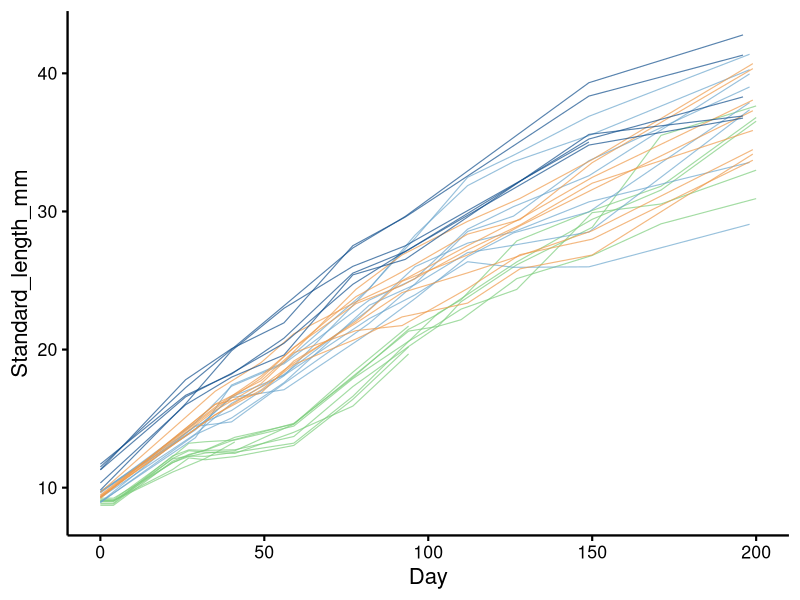
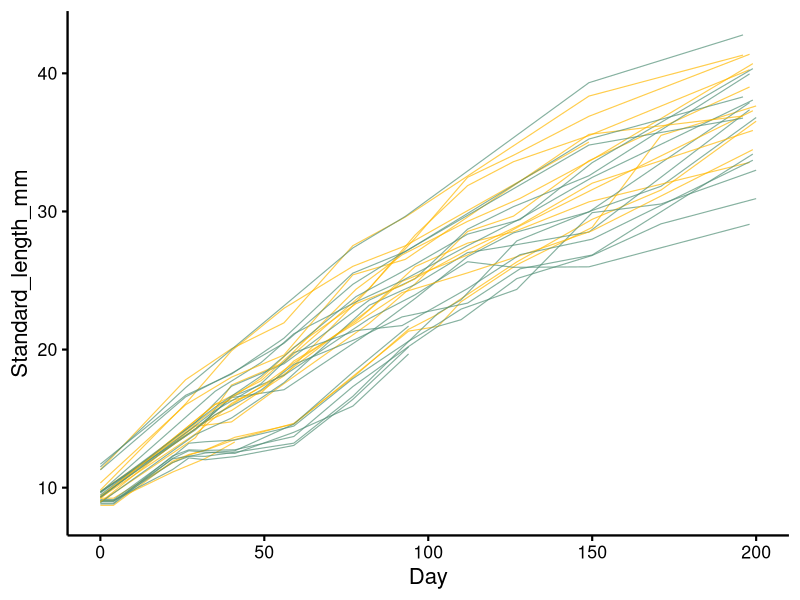
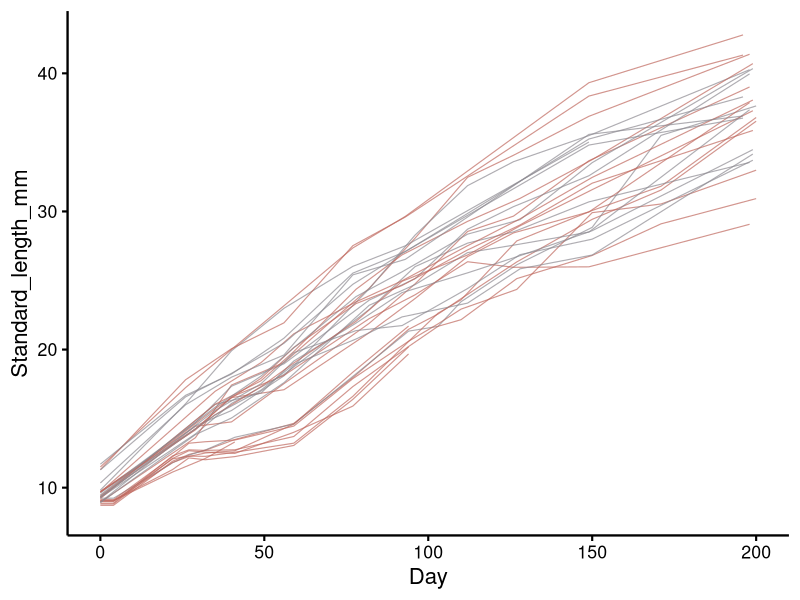
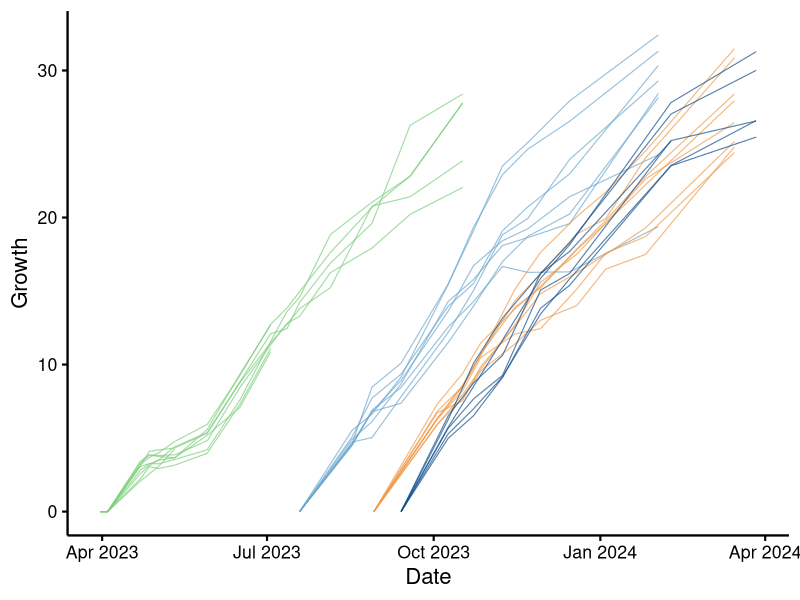
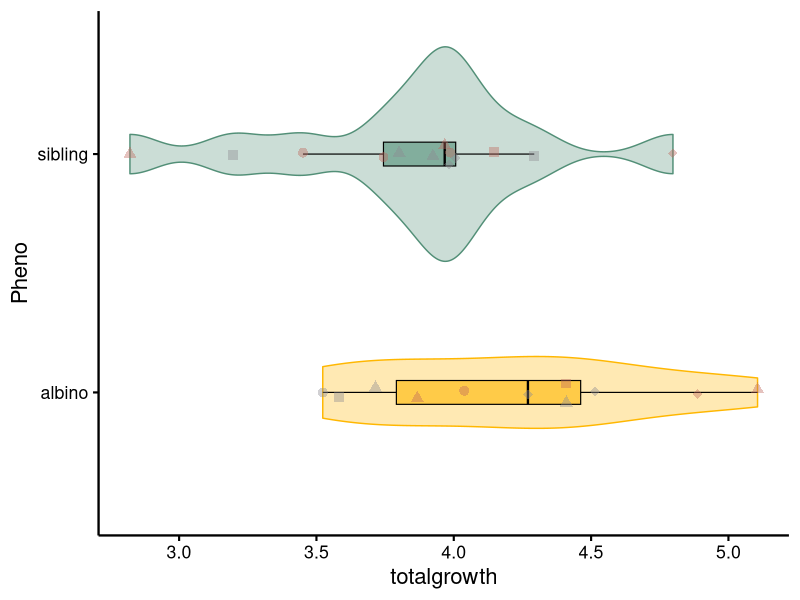
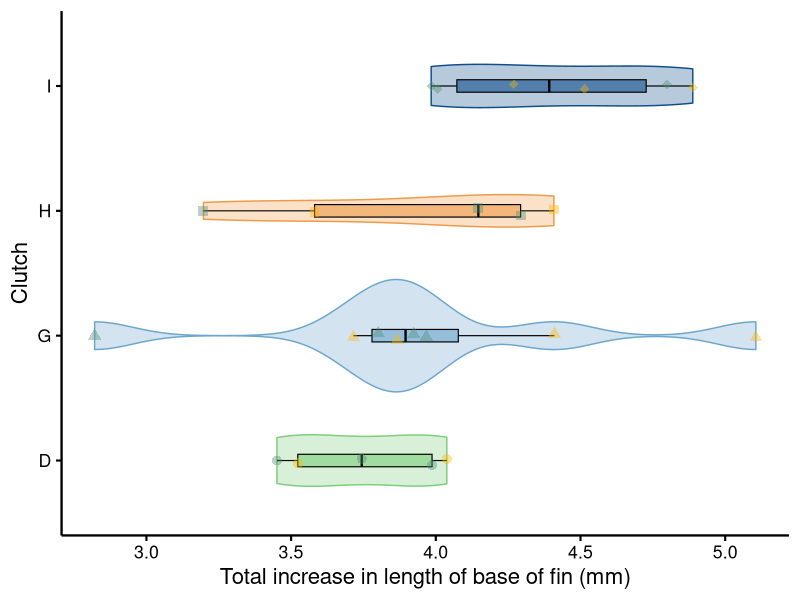
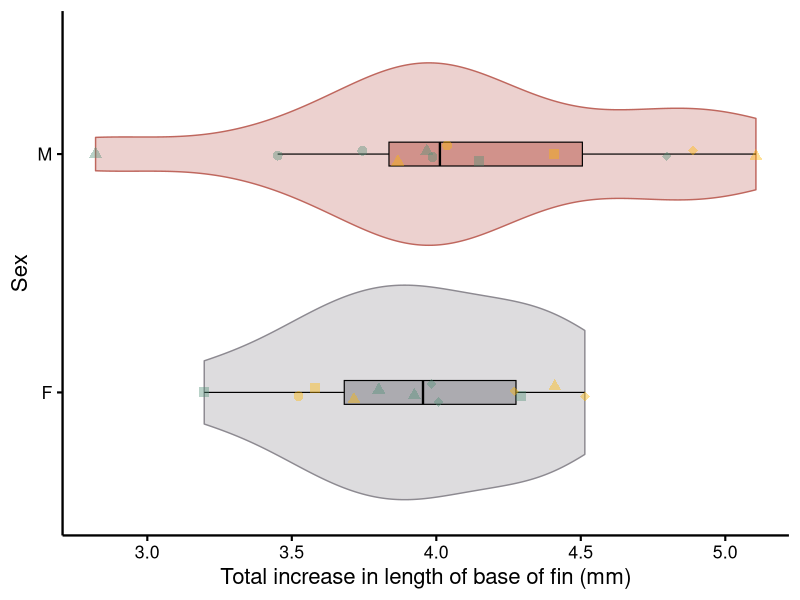
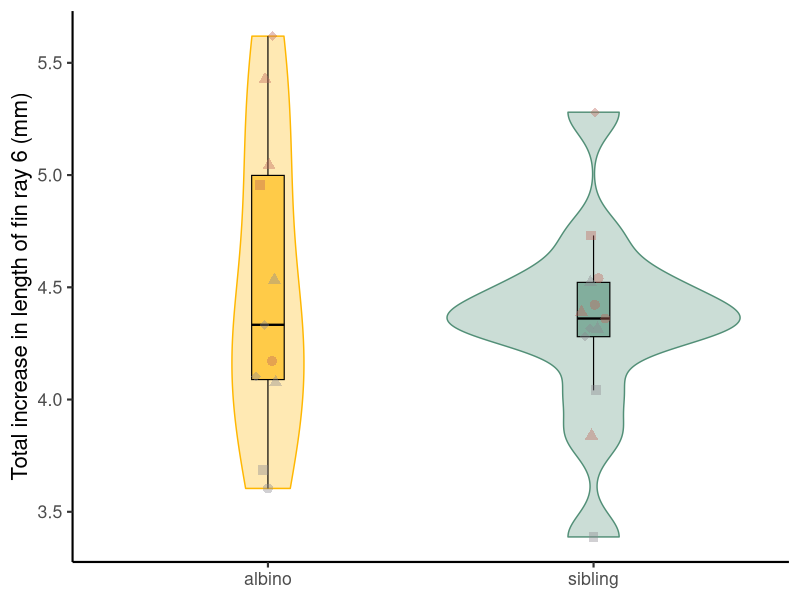

These charts were generated, in order, by the following R code:
library(tidyverse)
library (ggbeeswarm)
library(ggpubr)
library(RColorBrewer)

####settings ----------

#For customising graphs themes
theme <- theme(
  legend.position = "none",
  axis.text = element_text(color = "black"),
  axis.line = element_line(color = "black",linewidth = 0.8),
  axis.ticks = element_line(color = "black"))


#colours for plots
sibling <- "#528F77"
albino <- "#FFB701"

female<-"#8D8A91"
male<-"#BF675E"

D <- "palegreen3"
G <-"skyblue3"
H <-"tan2"
I <-"dodgerblue4"

brewer.pal(n=7,"Set2")
segpal <- c("#66C2A5", "#FC8D62", "#8DA0CB", "#E78AC3", "#A6D854", "#FFD92F", "#E5C494",
            "#66C2D9", "#FC8C22", "#8DB0FB", "#E78AF3", "#A6B011", "#FFB92A", "#E5A494")

segpalrev <- c("#E5A494", "#FFB92A", "#A6B011", "#E78AF3", "#8DB0FB", "#FC8C22", "#66C2D9",
               "#E5C494", "#FFD92F", "#A6D854", "#E78AC3", "#8DA0CB", "#FC8D62", "#66C2A5")

segpalrev10 <-  c("#8DB0FB", "#FC8C22", "#66C2D9",
                  "#E5C494", "#FFD92F", "#A6D854", "#E78AC3", "#8DA0CB", "#FC8D62", "#66C2A5")

segpalrev12 <- c("#A6B011", "#E78AF3", "#8DB0FB", "#FC8C22", "#66C2D9",
                 "#E5C494", "#FFD92F", "#A6D854", "#E78AC3", "#8DA0CB", "#FC8D62", "#66C2A5")


#for size and appearance of plot geoms
violinwidth = 0.8
boxwidth = 0.1
jitterwidth = 0.07

alpha=0.7
violinalpha = 0.3
boxalpha = 0.6
jitteralpha = 0.2
pointsize <- 2
linesize <- 0.4

fourshapes <- c(16, 17, 15, 18)
fiveshapes <- (c(20, 16, 17, 15, 18))
nineshapes <- c(15, 16, 17, 18, 15, 16, 17, 18, 15)
scale = "count"


###common data ----------
#import standard length data
SL_import <- read_csv("mutant clutches SL grouped days.csv")

#make dates workable
SL_import$Date <- dmy(SL_import$Date)

#create unique identifiers for each row matching between datasets
SL_import$Indiv_date <- paste(SL_import$Individual, SL_import$Date, sep="_")




#import growth measurements

lengths <- read_csv("albino_growth.csv")
prop <- read_csv("albino_propgrowth.csv")


#make dates workable
lengths$Date <- dmy(lengths$Date)


#change format to tidy table
growth <- gather(lengths, measurement, value, 
                 -Individual, -Date, -Day, -Grouped_day, -Sex, -Geno,
                 -Pheno, -Clutch)

#remove NA values from value column
growth <- growth[!is.na(growth$value), ]

#remove NA values from lengths df FR6 col
lengths <- lengths[!is.na(lengths$Ray6_length), ]

growth$Indivmeas <-  paste(growth$Individual, growth$measurement, sep="_")

growth <- growth %>%
  group_by(Indivmeas) %>%
  mutate(recentgrowth = value - lag(value, default = first(value), order_by = Date))



whole_lengths <- subset(growth, 
                        measurement == "Body_fin_connect_length" | 
                          measurement == "Ray6_length" |
                          measurement == "Standard_length_mm")



####how the albino_propgrowths.csv was made 
#propgrowth <- whole_lengths
#propgrowth <- propgrowth %>% subset(Grouped_day == "a_start" |
#                                     Grouped_day == "h_end")
#propgrowth <- propgrowth[!is.na(propgrowth$Sex), ]
#write_csv(propgrowth, "albino_propgrowth.csv")
####In excel sort separate into two columns: start and end (quicker than troubleshooting pivot wider)


###SL through time data -----------


#create a column for SL growth
SL_import$Growth <- (SL_import$Standard_length_mm)- (SL_import$Initial_SL)


#remove NA values from SL column
SL_skip <- SL_import[!is.na(SL_import$Standard_length_mm), ]


#remove NA values from growth column
Growth_skip <- SL_import[!is.na(SL_import$Growth), ]

### SL through time ----------------

#growth v Date by Clutch
#SL by day by clutch
ggplot(SL_skip, mapping = aes(x=Day, 
                            y=Standard_length_mm, 
                             group_by = Individual, 
                             colour = Clutch))+
  #lines
  geom_line(linewidth=linesize, alpha=alpha)+
  #custom scales
  scale_colour_manual(values = c(D,G,H,I))+
  #theme and labels
  theme_classic(base_size = 16)+ 
  theme

ggsave(filename="growth_clutch_day_sq s7.pdf", path="sl_plots", units=c("mm"), width=84.1, height=57.6)


#SL  v Day by phenotype
ggplot(Growth_skip, 
                   mapping = aes(x=Day, 
                          y=Standard_length_mm, 
                          group_by = Individual, 
                          colour = Pheno))+
  #line
  geom_line(linewidth=linesize, alpha=alpha)+
  #custom scale
  scale_colour_manual(values = c(albino, sibling))+
  #theme
  theme_classic(base_size = 16)+ 
  theme

ggsave(filename="growth_pheno_day_sq s7.pdf", path="sl_plots", units=c("mm"), width=84.1, height=57.6)


#SL v Day by sex
ggplot(Growth_skip, mapping = aes(x=Day, 
                                 y=Standard_length_mm, 
                                group_by = Individual,
                                colour = Sex))+
  #add lines
  geom_line(linewidth=linesize, alpha=alpha)+
  #custom scale
  scale_colour_manual(values = c(female, male))+
  #theme
  theme_classic(base_size = 16)+ 
  theme

ggsave(filename="growth_sex_day_sq s7.pdf", path="sl_plots", units=c("mm"), width=84.1, height=57.6)

#growth v Date by Clutch
ggplot(Growth_skip, mapping = aes(x=Date, y=Growth, 
                         group_by = Individual, 
                         colour = Clutch))+
  #lines
  geom_line(linewidth=linesize, alpha=alpha)+
  #custom scale
  scale_colour_manual(values = c(D,G,H,I))+
  #theme
  theme_classic(base_size = 16)+ 
  theme

ggsave(filename="growth_clutch_date_sq s7.pdf", path="sl_plots", units=c("mm"), width=84.1, height=57.6)



### fin growth data -------------------------------

#calculate proportional growth
prop$prop <- (prop$end_value / prop$start_value)
prop$actual <- (prop$end_value - prop$start_value)
prop_gathered <- gather(prop, growthcalcu, growthvalue, 
                        -Individual, -Date, -Day, -Grouped_day, -Sex, -Geno,
                        -Pheno, -Clutch, -start_value, -end_value, -measurement, 
                        -Indivmeas, -recentgrowth)

#male separate prop and actual dfs
prop_red <- prop_gathered %>% select(Individual, Date, Day, Grouped_day,
                                     Sex, Pheno, Geno, Clutch,
                                     growthcalcu, growthvalue, measurement )
prop_wide <- pivot_wider(prop_red, names_from = measurement, values_from = growthvalue)
prop_only <- subset(prop_wide, 
                    growthcalcu == "prop")
actual_only <- subset(prop_wide, 
                      growthcalcu == "actual")



###### fin growth plots ------------------

###AP

#Body_fin_connect_length
APstart <- subset(growth, 
                  measurement == "Body_fin_connect_length" &
                    Day == "0" )


APend <- subset(growth, 
                measurement == "Body_fin_connect_length" &
                  Day >140 & Day < 160)

APstart$start <- APstart$value
APend$end <- APend$value

AP <- APstart %>% left_join(APend, by = "Individual", suffix = c("", ".y")) %>%
  select(-ends_with(".y"))

AP$totalgrowth <- AP$end - AP$start


##anova total growth AP
aov3.AP.total.growth <- aov(totalgrowth ~ Pheno * Clutch * Sex, data=AP)
anova(aov3.AP.total.growth)
APtotalgrowth <- anova(aov3.AP.total.growth)
write.csv(APtotalgrowth, "aov3 AP total growth .csv")


##violin plots total growth AP

##pheno
ggplot(AP, mapping = aes(y=totalgrowth, x=Pheno, colour=Pheno, fill=Pheno,
                         shape = Clutch))+
  #violin
  geom_violin(alpha=0.3, size=0.5, trim=T, scale = scale, mapping=aes(group=Pheno))+
  #boxplot
  geom_boxplot(
    aes(fill = Pheno, group=Pheno),
    width = boxwidth,
    alpha = boxalpha,
    outlier.shape = NA,
    color = "black",
    linewidth = linesize)+
  #data points jittered by quasirandom
  geom_quasirandom(method = 'quasirandom',alpha = jitteralpha*2, width = 0.05, size=3,stroke=0.5,
                   mapping=aes(colour=Sex))+
  #custom scales
  scale_colour_manual(values = c(albino, female, male, sibling))+
  scale_fill_manual(values = c(albino, sibling))+
  scale_shape_manual(values=c(fourshapes))+
  #theme and labels
  theme_classic(base_size = 16)+ 
  theme+
  coord_flip()

ggsave(filename="AP total growth Pheno s7.pdf", path="albsib_fin_growth_plots",
       width=5.25, height=5)


##clutch
ggplot(AP, mapping = aes(y=totalgrowth, x=Clutch, colour=Clutch, fill=Clutch,
                         shape = Clutch))+
  #violin
  geom_violin(alpha=0.3, size=0.5, trim=T, scale = scale, mapping=aes(group=Clutch))+
  #boxplot
  geom_boxplot(
    aes(fill = Clutch, group=Clutch),
    width = boxwidth,
    alpha = boxalpha,
    outlier.shape = NA,
    color = "black",
    linewidth = linesize)+
  #datapoints jittered by quasirandom
  geom_quasirandom(method = 'quasirandom',alpha = jitteralpha*2, width = 0.05, size=3,stroke=0.5,
                   mapping=aes(colour=Pheno))+
  #custom scales
  scale_colour_manual(values = c(albino, D, G, H, I, sibling))+
  scale_fill_manual(values = c(D, G, H, I))+
  scale_shape_manual(values=c(fourshapes))+
  #themes and labels
  ylab("Total increase in length of base of fin (mm)")+
  theme_classic(base_size = 16)+
  theme+
  coord_flip()

ggsave(filename="AP total growth Clutch (pheno) s7.pdf", path="albsib_fin_growth_plots",
       width=5.25, height=5)


##sex
ggplot(AP, mapping = aes(y=totalgrowth, x=Sex, colour=Sex, fill=Sex, 
                         shape = Clutch))+
  #violin
  geom_violin(alpha=0.3, size=0.5, trim=T, scale = scale, mapping=aes(group=Sex))+
  #boxplot
  geom_boxplot(
    aes(fill = Sex, group=Sex),
    width = boxwidth,
    alpha = boxalpha,
    outlier.shape = NA,
    color = "black",
    linewidth = linesize)+
  #datapoints jittered by quasirandom
  geom_quasirandom(method = 'quasirandom',alpha = jitteralpha*2, width = 0.05, size=3,stroke=0.5, 
                   mapping=aes(colour=Pheno))+
  #custom scales
  scale_colour_manual(values = c(albino, female, male, sibling))+
  scale_fill_manual(values = c(female, male))+
  scale_shape_manual(values=c(fourshapes))+
  #theme and labels
  ylab("Total increase in length of base of fin (mm)")+
  theme_classic(base_size = 16)+
  theme+
  coord_flip()

ggsave(filename="AP total growth Sex s7.pdf", path="albsib_fin_growth_plots", 
       width=5.25, height=5)


###PD

#Ray6length

PDstart <- subset(growth, 
                  measurement == "Ray6_length" &
                    Day == "0" )


PDend <- subset(growth, 
                measurement == "Ray6_length" &
                  Day >140 & Day < 160)

PDstart$start <- PDstart$value
PDend$end <- PDend$value

PD <- PDstart %>% left_join(PDend, by = "Individual", suffix = c("", ".y")) %>%
  select(-ends_with(".y"))

PD$totalgrowth <- PD$end - PD$start

##anova total growth PD

aov3.PD.total.growth <- aov(totalgrowth ~ Pheno * Clutch * Sex, data=PD)
anova(aov3.PD.total.growth)
PDtotalgrowth <- anova(aov3.PD.total.growth)
write.csv(PDtotalgrowth, "aov3 PD total growth .csv")

##violin plots total growth PD

##Pheno
ggplot(PD, mapping = aes(y=totalgrowth, x=Pheno, colour=Pheno, fill=Pheno,
                         shape = Clutch))+
  #violin
  geom_violin(alpha=0.3, size=0.5, trim=T, scale = scale, mapping=aes(group=Pheno))+
  #boxplot
  geom_boxplot(
    aes(fill = Pheno, group=Pheno),
    width = boxwidth,
    alpha = boxalpha,
    outlier.shape = NA,
    color = "black",
    linewidth = linesize)+
  #data
  geom_quasirandom(method = 'quasirandom',alpha = jitteralpha*2, width = 0.05, size=3,stroke=0.5,
                   mapping=aes(colour=Sex))+
  #scales
  scale_colour_manual(values = c(albino, female, male, sibling))+
  scale_fill_manual(values = c(albino, sibling))+
  scale_shape_manual(values=c(fourshapes))+
  #theme
  ylab("Total increase in length of fin ray 6 (mm)")+
  theme+
  theme_classic(base_size = 16)+
  theme(legend.position="none",
        axis.title.x = element_blank())

ggsave(filename="PD total growth Pheno s7.pdf", path="albsib_fin_growth_plots", 
       width=5.25, height=5)
       

##Clutch
ggplot(PD, mapping = aes(y=totalgrowth, x=Clutch, colour=Clutch, fill=Clutch,
                         shape = Clutch))+
  #violin
  geom_violin(alpha=0.3, size=0.5, trim=T, scale = scale, mapping=aes(group=Clutch))+
  geom_quasirandom(method = 'quasirandom',alpha = jitteralpha*2, width = 0.05, size=3,stroke=0.5,
                   mapping=aes(colour=Pheno))+
  #boxplot
  geom_boxplot(
    aes(fill = Clutch, group=Clutch),
    width = boxwidth,
    alpha = boxalpha,
    outlier.shape = NA,
    color = "black",
    linewidth = linesize)+
  #custom scale
  scale_colour_manual(values = c(albino, D, G, H, I, sibling))+
  scale_fill_manual(values = c(D, G, H, I))+
  scale_shape_manual(values=c(fourshapes))+
  #label and theme
  ylab("Total increase in length of fin ray 6 (mm)")+
  theme+
  theme_classic(base_size = 16)+
    theme(legend.position="none",
        axis.title.x = element_blank())

ggsave(filename="PD total growth Clutch (Pheno) s7.pdf", path="albsib_fin_growth_plots", 
       width=5.25, height=5)


## Sex
ggplot(PD, mapping = aes(y=totalgrowth, x=Sex, colour=Sex, fill=Sex, 
                         shape = Clutch))+
  #violin
  geom_violin(alpha=0.3, size=0.5, trim=T, scale = scale, mapping=aes(group=Sex))+
  #boxplot
  geom_boxplot(
    aes(fill = Sex, group=Sex),
    width = boxwidth,
    alpha = boxalpha,
    outlier.shape = NA,
    color = "black",
    linewidth = linesize)+
  #data
  geom_quasirandom(method = 'quasirandom',alpha = jitteralpha*2, width = 0.05, size=3,stroke=0.5, 
                   mapping=aes(colour=Pheno))+
  #scale
  scale_colour_manual(values = c(albino, female, male, sibling))+
  scale_fill_manual(values = c(female, male))+
  scale_shape_manual(values=c(fourshapes))+
  #theme and laebls
  ylab("Total increase in length of fin ray 6 (mm)")+
  theme+
  theme_classic(base_size = 16)+
  theme(legend.position="none",
        axis.title.x = element_blank())

ggsave(filename="PD total growth Sex s7.pdf", path="albsib_fin_growth_plots", 
       width=5.25, height=5)


### segment growth data ----------------



seg_lengths <- subset(growth, 
                      measurement == "Ray6_seg1_length" | 
                        measurement == "Ray6_seg2_length" |
                        measurement == "Ray6_seg3_length" | 
                        measurement == "Ray6_seg4_length" |
                        measurement == "Ray6_seg5_length" | 
                        measurement == "Ray6_seg6_length" |
                        measurement == "Ray6_seg7_length" | 
                        measurement == "Ray6_seg8_length" |
                        measurement == "Ray6_seg9_length"|
                        measurement == "Ray6_seg10_length" |
                        measurement == "Ray6_seg11_length" | 
                        measurement == "Ray6_seg12_length" |
                        measurement == "Ray6_seg13_length"|
                        measurement == "Ray6_seg14_length" 
)

###segment growth plots --------------------


seg_lengths_G <- subset(seg_lengths, Clutch == "G")
seg_lengths_G$measurement <- factor(seg_lengths_G$measurement, 
                                    levels=c("Ray6_seg1_length", "Ray6_seg2_length",
                                             "Ray6_seg3_length", "Ray6_seg4_length",
                                             "Ray6_seg5_length", "Ray6_seg6_length",
                                             "Ray6_seg7_length", "Ray6_seg8_length",
                                             "Ray6_seg9_length", "Ray6_seg10_length",
                                             "Ray6_seg11_length", "Ray6_seg12_length",
                                             "Ray6_seg13_length", "Ray6_seg14_length"))


 ggplot(seg_lengths_G, mapping = aes(x=Day, y=value, colour=measurement)) +
  geom_jitter(mapping = aes(x=Day, y=value, colour=measurement), alpha = 0.5, size = 2)+
  geom_smooth(method="lm")+
  scale_colour_manual(values=c(segpal))+
  facet_grid(vars(Pheno))+
  xlim(0,150)+
  theme

ggsave(filename="seg lengths G facet wrap pheno s7.pdf", path="albsib_fin_growth_plots", width=5.88, height=5.34)



ggplot(seg_lengths_G, mapping = aes(x=Day, y=value, colour=measurement)) +
  geom_point(mapping = aes(x=Day, y=value, colour=measurement, shape=Individual), 
             alpha = 0.5)+
  geom_smooth(method="lm")+
  scale_colour_manual(values=c(segpal))+
  facet_grid(rows=vars(measurement), cols=vars(Pheno))+
  scale_shape_manual(values=c(7,8,9,10,11,12,13,14))+
  stat_regline_equation(mapping=aes(colour=measurement))+
  xlim(0,150)+
  theme


ggsave(filename="seg lengths G facet grid pheno s7.pdf", path="albsib_fin_growth_plots", width=5.88, height=16)


##representative individual illustrations

seg_lengths_G$measurement <- factor(seg_lengths_G$measurement, 
                                    levels=c("Ray6_seg12_length",
                                             "Ray6_seg11_length",
                                             "Ray6_seg10_length",
                                             "Ray6_seg9_length",
                                             "Ray6_seg8_length",
                                             "Ray6_seg7_length", 
                                             "Ray6_seg6_length",
                                             "Ray6_seg5_length",
                                             "Ray6_seg4_length",
                                             "Ray6_seg3_length", 
                                             "Ray6_seg2_length",
                                             "Ray6_seg1_length"))

seg_lengths_Ga2 <- subset(seg_lengths_G, 
                          Individual == "Ga2_8") 

seg_lengths_Gs3 <- subset(seg_lengths_G, 
                          Individual == "Gs3_22") 


ggplot(seg_lengths_Ga2, mapping = aes(x=Day, y=value, colour=measurement, fill=measurement)) + 
  geom_bar(position="stack", stat="identity")+
  scale_colour_manual(values=c(segpalrev12))+
  scale_fill_manual(values=c(segpalrev12))+
  ggtitle("Representative albino (M, G2)")+
  ylim(6,0)+
  theme

ggsave(filename="rep albino Ga2 fin growth 12 s7 .pdf", path="albsib_fin_growth_plots", width=5.88, height=3.34)

ggplot(seg_lengths_Gs3, mapping = aes(x=Day, y=value, colour=measurement, fill=measurement)) + 
  geom_bar(position="stack", stat="identity")+
  scale_colour_manual(values=c(segpalrev12))+
  scale_fill_manual(values=c(segpalrev12))+
  ylim(6,0)+
  ggtitle("Representative sibling (M, G3)")+
  theme

ggsave(filename="rep sib Gs3 fin growth 12 s7  .pdf", path="albsib_fin_growth_plots", width=5.88, height=3.34)


### SL 200 data ------------

#spot number calculations and wrangling

#create a column for SL growth
SL_import$Growth <- (SL_import$Standard_length_mm)- (SL_import$Initial_SL)


#remove NA values from SL column
SL_skip <- SL_import[!is.na(SL_import$Standard_length_mm), ]

#remove NA values from growth and sex columns
Growth_skip <- SL_import[!is.na(SL_import$Growth), ]
SL <- SL_import[!is.na(SL_import$Sex), ]

#change egg-spot number format to tidy table, leaving other columns unchanged
SL <- gather(SL, maturity, number, -Individual, -Date, 
             -Day, -Grouped_day, -Pheno, -Geno, -Growth, -Standard_length_mm, 
             -Sex, -Clutch, -Start_date, -Initial_SL, -Start_date,
             -Stage_CFR, -Dpf_estimated, -Start_dpf,
             -Isolation, -Line, -Ag_length, -Ag_width, -Ag_actual_width,
             -Ag_normaliser_width, -Ag_relative_width, -Irids_present, -SL_type,
             -Indiv_date)


#remove unmatched datapoints
SL <- subset (SL, Day < 170 | Day > 172)

###spot number subsets to isolate final spot numbers in males

SL_spots <- subset (SL,
                    maturity == "Spots")

SL_spotsM <- subset (SL_spots, Sex == "M")

SL_late_spotsM <- subset (SL_spotsM, Day > 180)


### SL day 200 plots--------------- 



ggboxplot(SL_late_spotsM, x = "Clutch", y = "Standard_length_mm", color = "Pheno",
          palette = c(albino, sibling))

ggsave(filename="200_SLM_clutches_sq.pdf", path="sl_plots", units=c("mm"), width=84.1, height=57.6)


ggplot(SL_late_spotsM, mapping = aes(x=Standard_length_mm, y=Pheno,
                                     colour = Pheno, fill =Pheno))+
  #add violin
  geom_violin(alpha=0.3, size=0.6, trim=FALSE, scale = "count")+
  #add data points jittered by quasirandom
  geom_quasirandom(size=2, alpha=jitteralpha, mapping = aes ( shape = Clutch), width=0.15)+
  #boxplot
  geom_boxplot(
    aes(fill = Pheno, group=Pheno),
    width = boxwidth,
    alpha = boxalpha,
    outlier.shape = NA,
    color = "black",
    linewidth = linesize)+
  #custom scales
  scale_colour_manual(values = c(albino, sibling))+
  scale_fill_manual(values = c(albino, sibling))+
  scale_shape_manual(values=fourshapes)+
  #theme and labels
  theme_classic(base_size = 16)+ 
  theme+
  coord_flip()

ggsave(filename="200_SLM_sqsq.pdf", path="sl_plots", units=c("mm"), width=88.8, height=55.6)


#sl
ggdensity(SL_late_spotsM$Standard_length_mm)
ggqqplot(SL_late_spotsM$Standard_length_mm)
shapiro.test(SL_late_spotsM$Standard_length_mm)
#normal
res.aov2.SLM <- aov(Standard_length_mm ~ Pheno * Clutch, data = SL_late_spotsM)
aov2_SLM <- anova(res.aov2.SLM)
write.csv(aov2_SLM, "aov2_SL_day200_M .csv")
anova(res.aov2.SLM)



### aggregation area data ------------


#import size measurements

sizes <- read_csv("mutant clutches size and spacing.csv")



### size calculations


#create columns for areas that include each whole aggregation 
sizes$Area1 <- (sizes$ag1length)*(sizes$ag1calcwidth)
sizes$Area2 <- (sizes$ag2length)*(sizes$ag2calcwidth)
sizes$Area3 <- (sizes$ag3length)*(sizes$ag3calcwidth)

#convert NAs to zeros so they can be added for total area
sizes <- sizes %>% mutate(Area1 = ifelse(is.na(Area1), 0, Area1))
sizes <- sizes %>% mutate(Area2 = ifelse(is.na(Area2), 0, Area2))
sizes <- sizes %>% mutate(Area3 = ifelse(is.na(Area3), 0, Area3))

#add for total area within which all aggregations included
sizes$Areatotal <- (sizes$Area1)+(sizes$Area2)+(sizes$Area3)

#divide by number of aggregations in each individual
sizes$Areatotal_div <- sizes$Areatotal/sizes$Ags

#subset by days and sex
sizes_mid <- sizes %>% subset(Day < 140)
View(sizes_mid)


### aggregation area plots -----------

##AVERAGE AREA VS PHENO

#average area vs pheno
ggplot(sizes_mid, mapping = aes(x=Areatotal_div, y=Pheno,
                                colour = Pheno, fill =Pheno,
                                shape=Clutch))+
  #violin
  geom_violin(alpha=0.3, size=0.5, trim=T, scale = "area", mapping=aes(group=Pheno))+
  #boxplot
  geom_boxplot(
    aes(fill = Pheno, group=Pheno),
    width = boxwidth,
    alpha = boxalpha,
    outlier.shape = NA,
    color = "black",
    linewidth = linesize)+
  #datapoints jittered by quasirandom
  geom_quasirandom(method = 'quasirandom',alpha = jitteralpha, width = 0.1,size=3,stroke=0.5)+
  #scales
  scale_colour_manual(values = c(albino, sibling))+
  scale_fill_manual(values = c(albino, sibling))+
  scale_shape_manual(values=c(16, 17, 15, 18))+
  #labels and theme
  xlab("Average aggregation area (total area/number of ags)")+
  geom_signif(comparisons = list(c("albino", "sibling")),   
              map_signif_level=TRUE, colour="black", y_position=2.7,
              tip_length=0)+
  theme_classic(base_size = 16)+ 
  theme

ggsave(filename="average area s7.pdf", path="sizes",
       width=5.25, height=5)

aov3.avarea <- aov(Areatotal_div ~ Pheno * Clutch * Sex, data=sizes_mid)
anova(aov3.avarea)
